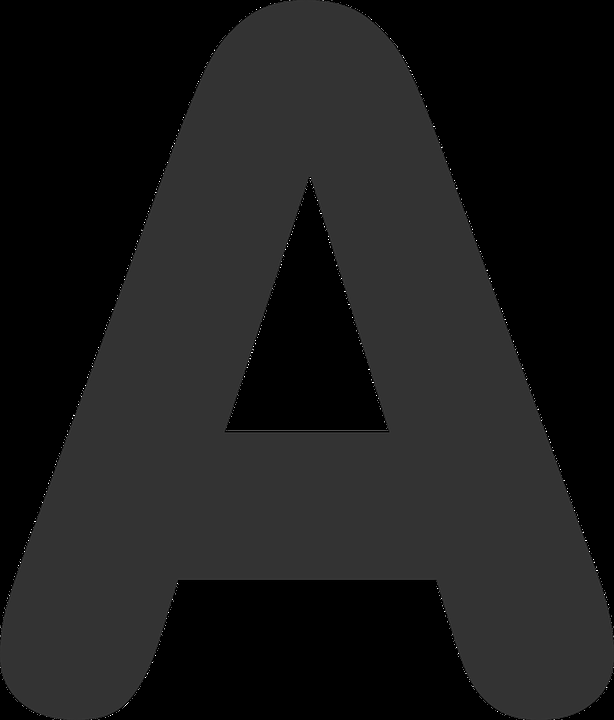
#> input picture test4.png, 614 x 720 px, given in place of img041-00215.png, which was not available
$ jupyter execute --allow-errors ocr_recog.ipynb
#> lines starting #> are read from the running program, lines starting #| are printed output that depends on the picture; pictures that were not available may be replaced by others from this repository, and a replacement may not be noted
[cell 1]
from google.colab import drive
drive.mount('/gdrive')

[cell 2]
from tensorflow.keras.datasets import mnist
import numpy as np
import tensorflow as tf
from tensorflow.keras.preprocessing.image import ImageDataGenerator
from tensorflow.keras.optimizers import SGD
from sklearn.preprocessing import LabelBinarizer
from sklearn.model_selection import train_test_split
from sklearn.metrics import classification_report
from imutils import build_montages
import matplotlib.pyplot as plt
import numpy as np
import argparse
import cv2
import os
from collections import OrderedDict

[cell 3]
# !wget http://www.ee.surrey.ac.uk/CVSSP/demos/chars74k/EnglishImg.tgz

[cell 4]
# !tar -xvf 'EnglishImg.tgz' -C '/gdrive/MyDrive/Colab Notebooks'

[cell 5]
path='/gdrive/MyDrive/Colab Notebooks/English/Img/GoodImg/Bmp'

[cell 6]
folders = []
for root, dirnames, filenames in os.walk(path):
    for j in dirnames:
      folders.append(j)
    #print("filenames",filenames)
  #print('root   ',root,',  dirnames: - ',dirnames,'   filenames',filenames)

[cell 7]
len(folders)

[cell 8]
files = {}
for i in folders:
  files[i]=os.listdir("/gdrive/MyDrive/Colab Notebooks/English/Img/GoodImg/Bmp/"+i)
  #files.add(os.listdir("/content/English/Img/BadImag/Bmp/"+i))

[cell 9]
dict1 = OrderedDict(sorted(files.items()))
dict1.keys()

[cell 10]
f = open("labels.txt", "a")
for i in dict1.keys():
  for j in dict1[i]:
    f.write("English/Img/GoodImg"+i+"/"+j+"\n")
f.close()

[cell 11]
l="0123456789ABCDEFGHIJKLMNOPQRSTUVWXYZabcdefghijklmnopqrstuvwxyz"

[cell 12]
data=[]
labels=[]
tmp=0

[cell 13]
img=cv2.imread('/gdrive/MyDrive/Colab Notebooks/English/Img/GoodImg/Bmp/Sample041/img041-00215.png')
#> img is the input picture: shape (720, 614, 3); min 0, max 255, mean 27.1

[cell 14]
img.shape
#> Out = (720, 614, 3)

[cell 15]
img = cv2.cvtColor(cv2.imread('/gdrive/MyDrive/Colab Notebooks/English/Img/GoodImg/Bmp/Sample041/img041-00215.png'), cv2.COLOR_BGR2GRAY)
#> img: shape (720, 614); min 0, max 255, mean 27.1

#> (a cell that did not finish here is left out)

#> (a cell that did not finish here is left out)

[cell 18]
def conTO28x28(path):
  #img = cv2.cvtColor(cv2.imread('/gdrive/MyDrive/Colab Notebooks/OCR/Data/English/Img/GoodImg/Bmp/Sample041/img041-00190.png'), cv2.COLOR_BGR2GRAY)
  img = cv2.cvtColor(cv2.imread(path), cv2.COLOR_BGR2GRAY)
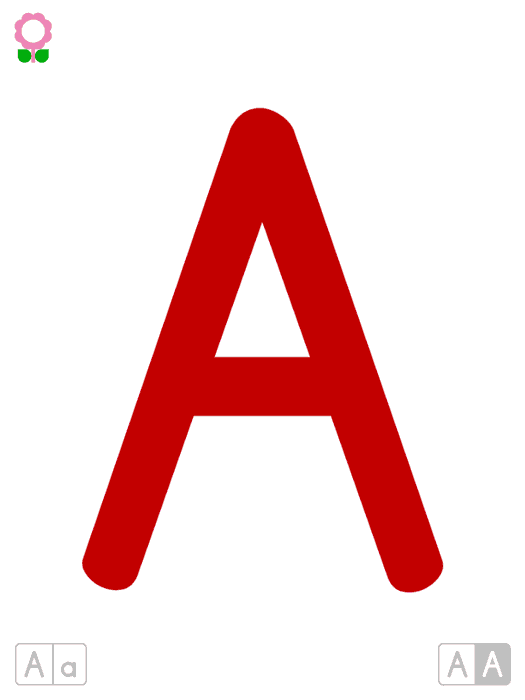
#> input picture test2.png, 525 x 700 px, given in place of img001-00001.png, which was not available
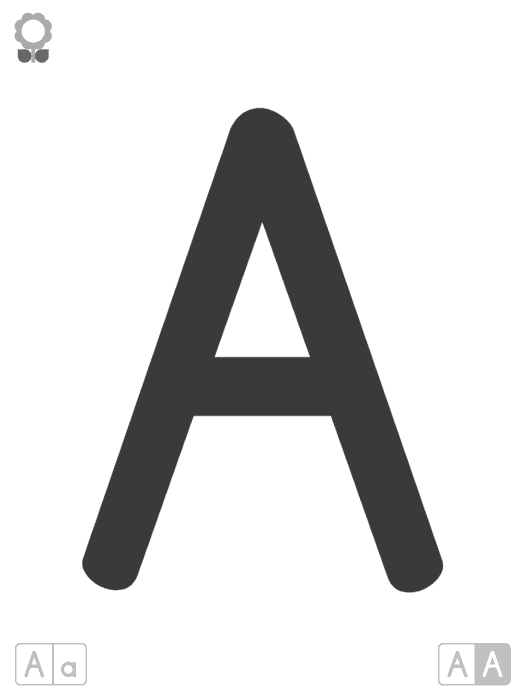
#> img: shape (700, 525); min 58, max 255, mean 221.3

  # convert each image of shape (32, 28, 1)
  w, h = img.shape
#> w = 700; h = 525
  if h > 28 or w > 28:
    (tH, tW) = img.shape
#> tH = 700; tW = 525
    dX = int(max(0, 28 - tW) / 2.0)
#> dX = 0
    dY = int(max(0, 28 - tH) / 2.0)
#> dY = 0

    img = cv2.copyMakeBorder(img, top=dY, bottom=dY,
          left=dX, right=dX, borderType=cv2.BORDER_CONSTANT,
          value=(0, 0, 0))
    img = cv2.resize(img, (28, 28))
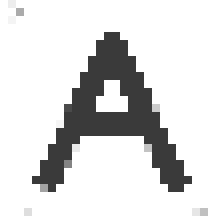
#> img: shape (28, 28) (shown 8 times larger); min 58, max 255, mean 219.8

  w, h = img.shape
#> w = 28; h = 28

  if w < 28:
      add_zeros = np.ones((28-w, h))*255
      img = np.concatenate((img, add_zeros))

  if h < 28:
      add_zeros = np.ones((28, 28-h))*255
      img = np.concatenate((img, add_zeros), axis=1)
  #img = np.expand_dims(img, axis=2)
  # Normalize each image
  return img

#> (a cell that did not finish here is left out)

[cell 20]
image = conTO28x28('/gdrive/MyDrive/Colab Notebooks/English/Img/GoodImg/Bmp/Sample001/img001-00001.png')

[cell 21]
image.shape
#> Out = (28, 28)
